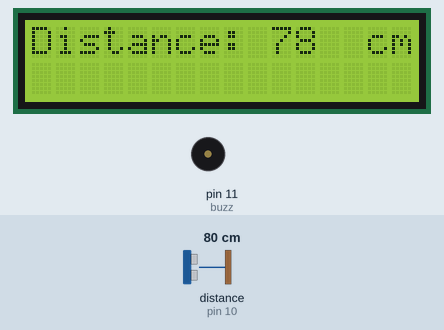
Simulated run of this sketch. Board: Arduino Uno, built with avr-gcc and run on an emulated ATmega328P. Parts: 16×2 character LCD, buzzer (waves = sounding). Wiring (inferred from the names in the program): ultrasonic range finder: trigger pin 9; echo pin 10. Inputs (shaded band) come from the test bench; at power-on: distance to the obstacle (sensor on pin 10) 80 cm. The echo pulse lasts 58.3 µs per cm.

Above: at 1.2 s.
1.3 s: distance to the obstacle (sensor on pin 10) set to 16 cm
At 2.0 s:
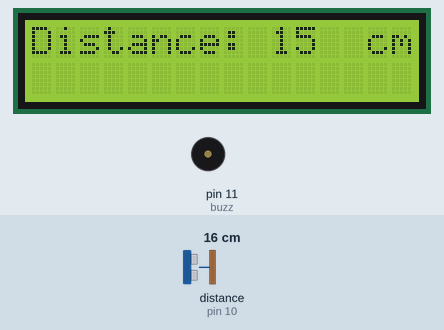
2.8 s: distance to the obstacle (sensor on pin 10) set to 13 cm
At 4.0 s:
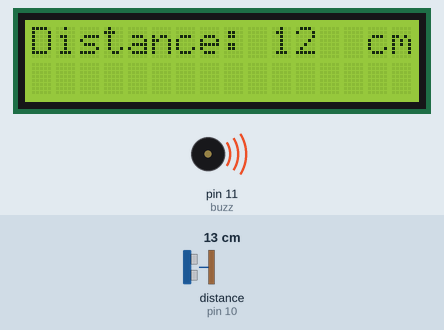
5.8 s: distance to the obstacle (sensor on pin 10) set to 2 cm
At 6.7 s:
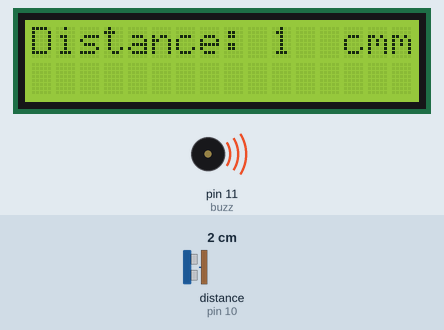
Timing chart, 0 to 8.8 s (numbered marks = the images above; inputs shaded):
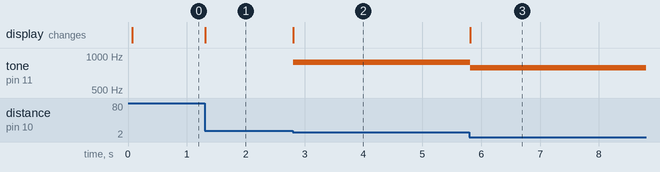

The sketch:

ultrasonar_coche.ino
```cpp
#include <LiquidCrystal.h> //Please replace the single quote characters ('') with the parenthesis character (<>)
#include "pitches.h"

LiquidCrystal lcd(1, 2, 4, 5, 6, 7); //RS, E, DB4, DB5, DB6, DB7

//Ultrasonar
const int trig = 9;
const int echo = 10;
long duration;
int distance;
//Buzz
int buzz = 11; //define BUZZ port
int melody[] = {NOTE_G5, NOTE_A5}; // Notes I like
int duration_buzz = 500;

void setup() {

lcd.begin(16,2); // LCD screen dimensions
pinMode(trig, OUTPUT); //Ultrasonar
pinMode(echo, INPUT); //Ultrasonar
pinMode(buzz, OUTPUT);  //Buzz

}

void loop() {

digitalWrite(trig, LOW);
delayMicroseconds(2);
digitalWrite(trig, HIGH);
delayMicroseconds(8);
digitalWrite(trig, LOW);

// distance calculation
duration = pulseIn(echo, HIGH);
distance= duration*0.034/2;

// Prints value in LCD
lcd.setCursor(0,0);
lcd.print("Distance: ");
lcd.print(distance);
lcd.print("  cm");


if (distance<=13 && distance>8){
    digitalWrite(buzz, HIGH);
    tone(11, NOTE_A5, duration_buzz);
    delay(500);
    tone(11, NOTE_A5, duration_buzz);
    delay(500);
    tone(11, NOTE_A5, duration_buzz);
    delay(500);
  }

else if (distance<=8){
    digitalWrite(buzz, HIGH);
    tone(11, NOTE_G5, duration_buzz);
    delay(200);
  }
  else{
    digitalWrite(buzz, LOW);
  }
}
```

Measured:
- the behaviour switches between 15 and 14 cm on distance to the obstacle (sensor on pin 10) (found by bisection; images 1 and 2)
- after the input at 1.3 s, the display: changes at once (image 1)
- after the input at 2.8 s, tone on pin 11 (buzz): silent → 880 Hz at once; the display: changes at once (image 2)
- after the input at 5.8 s, tone on pin 11 (buzz): 880 Hz → 784 Hz at once; the display: changes at once (image 3)
